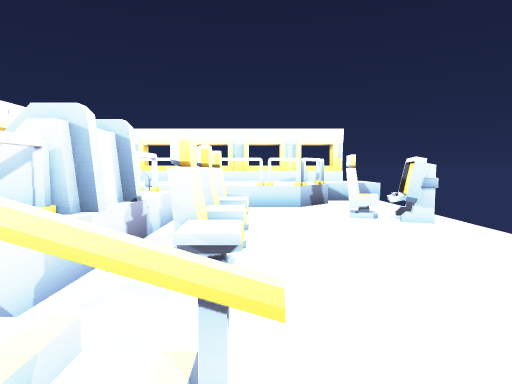
view 1 (above)

14 first-person views from a walk through a Godot game level. The camera is 1.4 m above the floor, tilts 4° down and sees 75° across. The floor is counted in squares, 1.5 m on a side. Each view is taken from the middle of a square. On the plan, view 1 faces up. The plan holds only what a view shows up to about 12 squares ahead; the rest is blank. Characters and animated objects are not drawn.

view 2
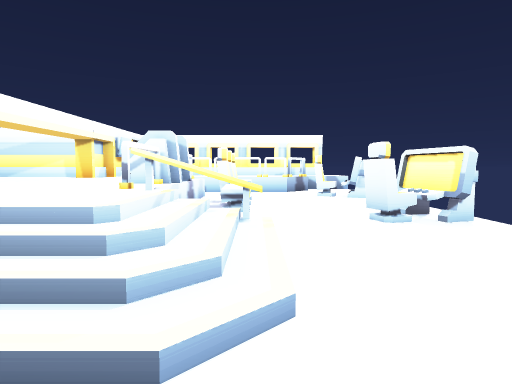

view 3
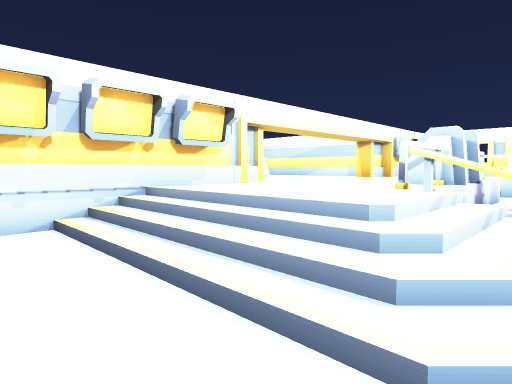

view 4
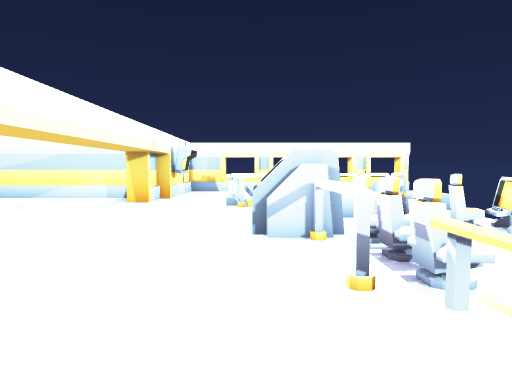

view 5
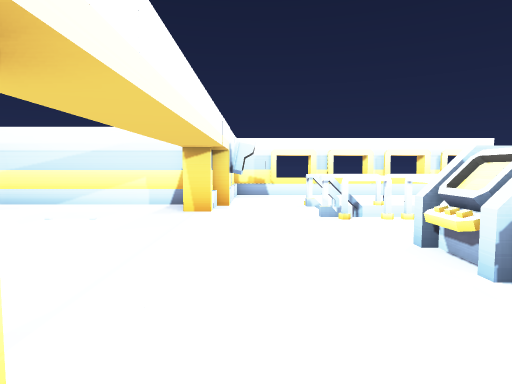

view 6
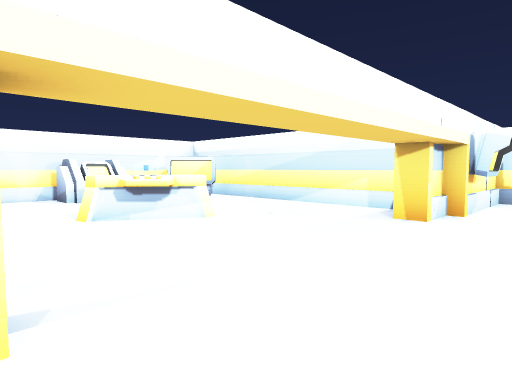

view 7
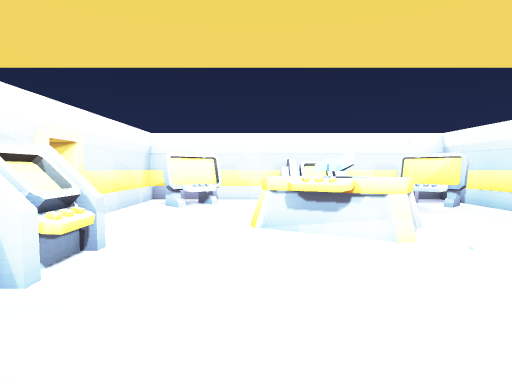

view 8
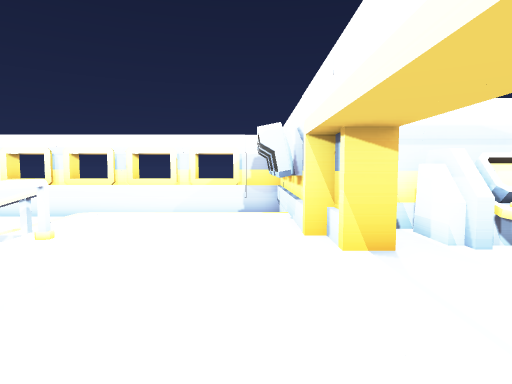

view 9
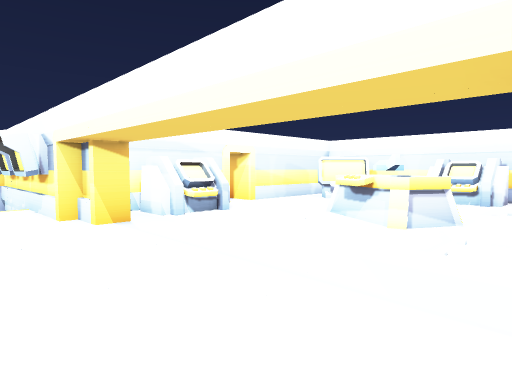

view 10
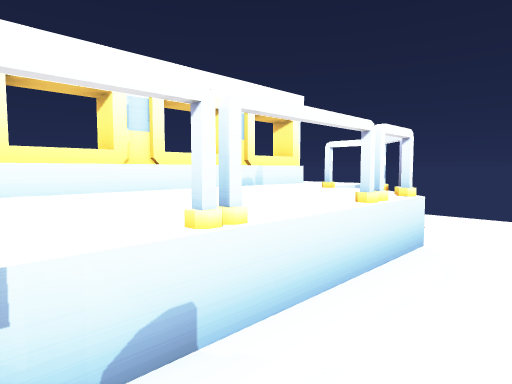

view 11
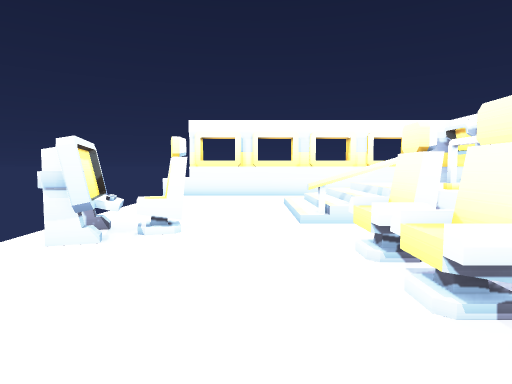

view 12
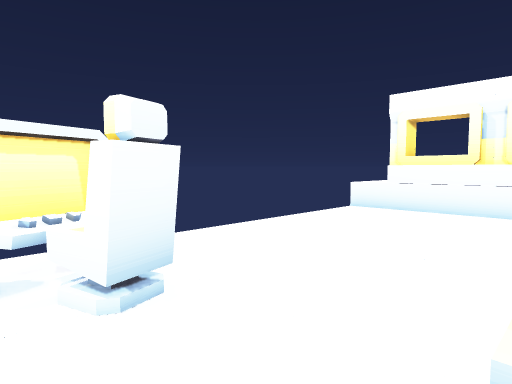

view 13
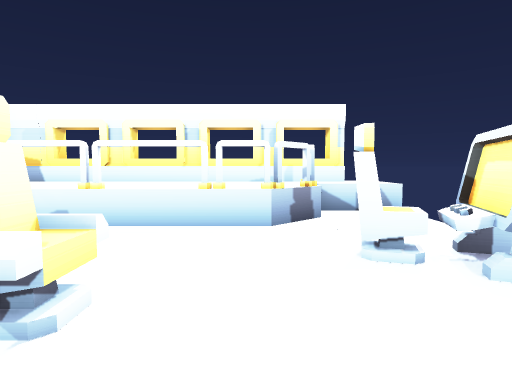

view 14
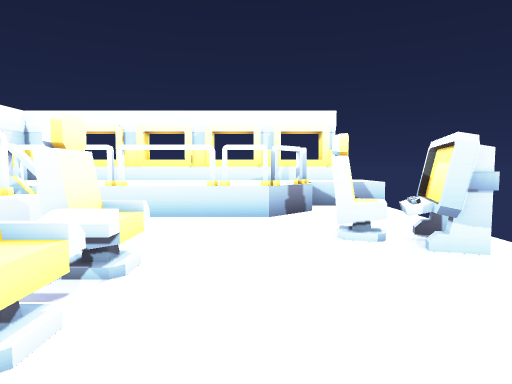

### Floor plan
Key: @ floor where view 1 was taken; # wall or solid block; x gap in a wall; . main floor; - floor 0.25 m lower than the main floor; _ floor 1 m lower than the main floor; / step, stairs or slope; D closed door; = window, fence, low wall or low ledge; ^ raised ledge; O other object.
Columns run from 16 left of view 1 to 4 right of it. Each row starts with its distance up from view 1.
 13           ##^#^#^#^#.
 12           #..........
 11           #.......O__
 10  ##########..=#.#OO__
  9  .##......#../=______
  8 # #//..//..../____OOx
  7 # .-/..-/....O^____#_
  6  #^../^/......^O_____
  5 ##^..^^......^#O_____
  4 #.....=......^#OO____
  3 #.#...........#O___#_
  2 #.##...^^.#...=___OOx
  1 #...DD. #.#...=x=____
  0 #### D# ###..../@____
 -1           #//////____
 -2           #//////____
 -3           #__________
 -4           #__________
 -5           ##########^
 -6                     ^

Positions as (right, up) in squares from view 1, and headings:
1: (0, 0), facing up
2: (0, -4), facing up
3: (0, -4), facing up-left
4: (-3, -1), facing up
5: (-5, 1), facing up
6: (-4, 2), facing up-left
7: (-5, 4), facing left
8: (-5, 6), facing down
9: (-4, 8), facing down-left
10: (-3, 8), facing up-right
11: (1, 7), facing down
12: (0, 3), facing down-right
13: (1, 4), facing up
14: (1, 3), facing up
